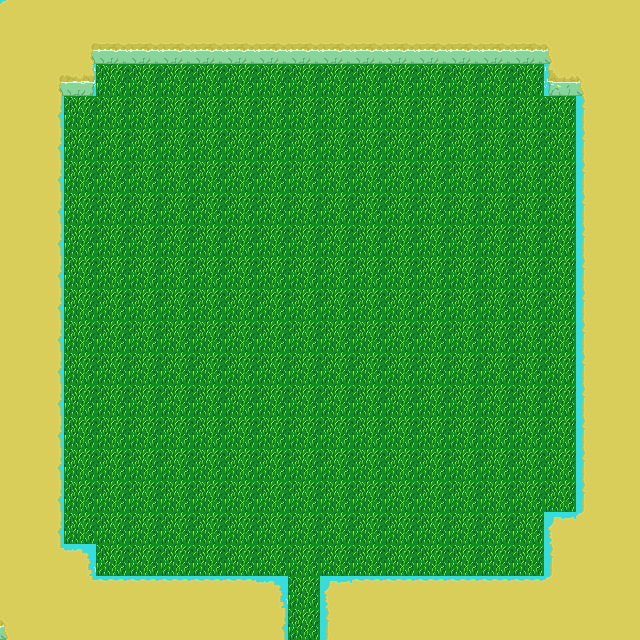

Tiled map render using the project's own tile images. Description and the whole map definition, tile-layer contents included, below:
An orthogonal 20x20 tile map with 32x32 px tiles, 3 tile layers (Base Layer, Ground Layer, Upper Layer), 2 tilesets and 11 objects (Entrance, Exit, Col1, Col2, Col3, ...).

<map version="1.0" tiledversion="1.0.3" orientation="orthogonal" renderorder="right-down" width="20" height="20" tilewidth="32" tileheight="32" nextobjectid="15">
 <tileset firstgid="1" source="PlayerHouse.tsx" />
 <tileset firstgid="122" source="Spring.tsx" />
 <layer name="Base Layer" width="20" height="20">
  <data encoding="csv">
147,130,130,130,130,130,130,130,130,130,130,130,130,130,130,130,130,130,130,130,
130,130,127,128,128,128,128,128,128,128,128,128,128,128,128,128,128,129,130,130,
130,127,153,132,132,132,132,132,132,132,132,132,132,132,132,132,132,170,129,130,
130,136,132,132,132,132,132,132,132,132,132,132,132,132,132,132,132,132,138,130,
130,136,132,132,132,132,132,132,132,132,132,132,132,132,132,132,132,132,138,130,
130,136,132,132,132,132,132,132,132,132,132,132,132,132,132,132,132,132,138,130,
130,136,132,132,132,132,132,132,132,132,132,132,132,132,132,132,132,132,138,130,
130,136,132,132,132,132,132,132,132,132,132,132,132,132,132,132,132,132,138,130,
130,136,132,132,132,132,132,132,132,132,132,132,132,132,132,132,132,132,138,130,
130,136,132,132,132,132,132,132,132,132,132,132,132,132,132,132,132,132,138,130,
130,136,132,132,132,132,132,132,132,132,132,132,132,132,132,132,132,132,138,130,
130,136,132,132,132,132,132,132,132,132,132,132,132,132,132,132,132,132,138,130,
130,136,132,132,132,132,132,132,132,132,132,132,132,132,132,132,132,132,138,130,
130,136,132,132,132,132,132,132,132,132,132,132,132,132,132,132,132,132,138,130,
130,136,132,132,132,132,132,132,132,132,132,132,132,132,132,132,132,132,138,130,
130,136,132,132,132,132,132,132,132,132,132,132,132,132,132,132,132,132,138,130,
130,136,132,132,132,132,132,132,132,132,132,132,132,132,132,132,132,143,147,130,
130,145,162,132,132,132,132,132,132,132,132,132,132,132,132,132,132,138,130,130,
130,130,145,146,146,146,146,146,162,132,161,146,146,146,146,146,146,147,130,130,
129,130,130,130,130,130,130,130,136,132,138,130,130,130,130,130,130,130,130,130
</data>
 </layer>
 <layer name="Ground Layer" width="20" height="20">
  <data encoding="csv">
0,0,0,0,0,0,0,0,0,0,0,0,0,0,0,0,0,0,0,0,
0,0,0,0,0,0,0,0,0,0,0,0,0,0,0,0,0,0,0,0,
0,0,0,0,0,0,0,0,0,0,0,0,0,0,0,0,0,0,0,0,
0,0,0,0,0,0,0,0,0,0,0,0,0,0,0,0,0,0,0,0,
0,0,0,0,0,0,0,0,0,0,0,0,0,0,0,0,0,0,0,0,
0,0,0,0,0,0,0,0,0,0,0,0,0,0,0,0,0,0,0,0,
0,0,0,0,0,0,0,0,0,0,0,0,0,0,0,0,0,0,0,0,
0,0,0,0,0,0,0,0,0,0,0,0,0,0,0,0,0,0,0,0,
0,0,0,0,0,0,0,0,0,0,0,0,0,0,0,0,0,0,0,0,
0,0,0,0,0,0,0,0,0,0,0,0,0,0,0,0,0,0,0,0,
0,0,0,0,0,0,0,0,0,0,0,0,0,0,0,0,0,0,0,0,
0,0,0,0,0,0,0,0,0,0,0,0,0,0,0,0,0,0,0,0,
0,0,0,0,0,0,0,0,0,0,0,0,0,0,0,0,0,0,0,0,
0,0,0,0,0,0,0,0,0,0,0,0,0,0,0,0,0,0,0,0,
0,0,0,0,0,0,0,0,0,0,0,0,0,0,0,0,0,0,0,0,
0,0,0,0,0,0,0,0,0,0,0,0,0,0,0,0,0,0,0,0,
0,0,0,0,0,0,0,0,0,0,0,0,0,0,0,0,0,0,0,0,
0,0,0,0,0,0,0,0,0,0,0,0,0,0,0,0,0,0,0,0,
0,0,0,0,0,0,0,0,0,0,0,0,0,0,0,0,0,0,0,0,
0,0,0,0,0,0,0,0,0,0,0,0,0,0,0,0,0,0,0,0
</data>
 </layer>
 <layer name="Upper Layer" width="20" height="20">
  <data encoding="csv">
0,0,0,0,0,0,0,0,0,0,0,0,0,0,0,0,0,0,0,0,
0,0,0,0,0,0,0,0,0,0,0,0,0,0,0,0,0,0,0,0,
0,0,0,0,0,0,0,0,0,0,0,0,0,0,0,0,0,0,0,0,
0,0,0,0,0,0,0,0,0,0,0,0,0,0,0,0,0,0,0,0,
0,0,0,0,0,0,0,0,0,0,0,0,0,0,0,0,0,0,0,0,
0,0,0,0,0,0,0,0,0,0,0,0,0,0,0,0,0,0,0,0,
0,0,0,0,0,0,0,0,0,0,0,0,0,0,0,0,0,0,0,0,
0,0,0,0,0,0,0,0,0,0,0,0,0,0,0,0,0,0,0,0,
0,0,0,0,0,0,0,0,0,0,0,0,0,0,0,0,0,0,0,0,
0,0,0,0,0,0,0,0,0,0,0,0,0,0,0,0,0,0,0,0,
0,0,0,0,0,0,0,0,0,0,0,0,0,0,0,0,0,0,0,0,
0,0,0,0,0,0,0,0,0,0,0,0,0,0,0,0,0,0,0,0,
0,0,0,0,0,0,0,0,0,0,0,0,0,0,0,0,0,0,0,0,
0,0,0,0,0,0,0,0,0,0,0,0,0,0,0,0,0,0,0,0,
0,0,0,0,0,0,0,0,0,0,0,0,0,0,0,0,0,0,0,0,
0,0,0,0,0,0,0,0,0,0,0,0,0,0,0,0,0,0,0,0,
0,0,0,0,0,0,0,0,0,0,0,0,0,0,0,0,0,0,0,0,
0,0,0,0,0,0,0,0,0,0,0,0,0,0,0,0,0,0,0,0,
0,0,0,0,0,0,0,0,0,0,0,0,0,0,0,0,0,0,0,0,
0,0,0,0,0,0,0,0,0,0,0,0,0,0,0,0,0,0,0,0
</data>
 </layer>
 <objectgroup name="Travel Layer">
  <object id="1" name="Entrance" x="297.666" y="557.417" width="11.8333" height="11.3333">
   <properties>
    <property name="Entrance" value="RiverHollowTown" />
   </properties>
  </object>
  <object id="2" name="Exit" x="298.5" y="622.583" width="12.5" height="9">
   <properties>
    <property name="Exit" value="RiverHollowTown" />
   </properties>
  </object>
 </objectgroup>
 <objectgroup name="Character Layer">
  <object id="3" name="Col1" x="233" y="75" width="13" height="13" />
  <object id="4" name="Col2" x="73" y="205" width="11" height="13" />
  <object id="5" name="Col3" x="74" y="366" width="10" height="10" />
  <object id="6" name="Col4" x="554" y="112" width="11" height="10" />
  <object id="7" name="Col5" x="552" y="205" width="12" height="8" />
  <object id="8" name="Col6" x="550" y="427" width="11" height="15" />
  <object id="9" name="Col7" x="266" y="76" width="14" height="9" />
  <object id="10" name="Col8" x="299" y="75" width="10" height="12" />
  <object id="14" name="NPC1" x="298" y="170" width="12" height="12" />
 </objectgroup>
</map>
